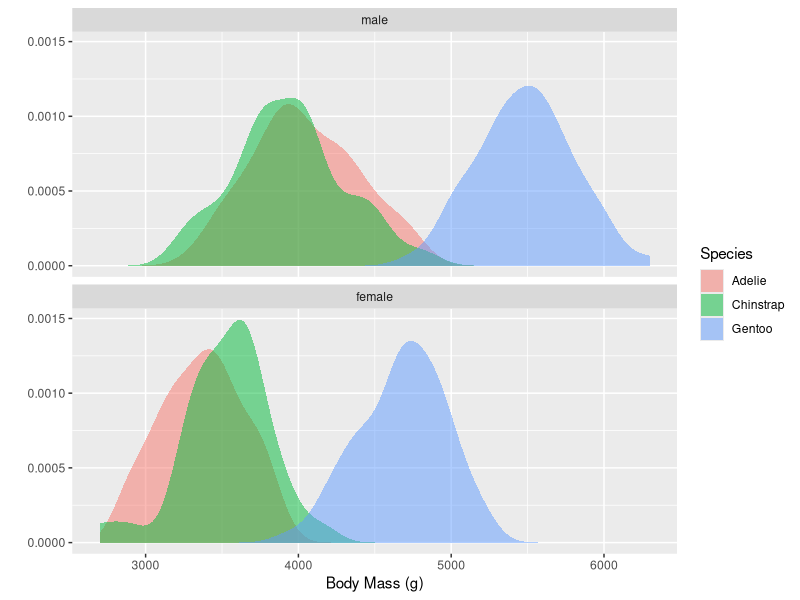
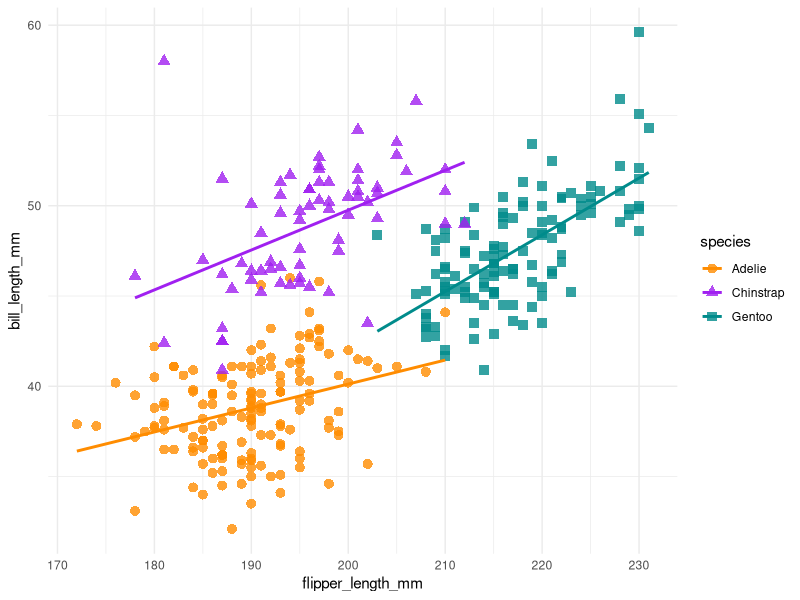

The R source for these figures, in order:
library(tidyverse)
library(palmerpenguins)

## Exercise 1

penguins |> 
  filter(!is.na(sex)) |>
  mutate(
    sex = factor(as.character(sex), levels = c("male", "female"))
  ) |>
  ggplot(
    aes(
      x = body_mass_g,
      fill = species
    )
  ) +
  geom_density(
    alpha = 0.5, color = NA
  ) +
  facet_wrap(
    ~ sex, ncol = 1
  ) +
  labs(
    x = "Body Mass (g)",
    y = "",
    fill = "Species"
  )

## Exercise 2

ggplot(
  penguins,
  aes(x = flipper_length_mm, y = bill_length_mm, color = species)
) +
  geom_point(
    aes(color = species, shape = species), size = 3, alpha = 0.8
  ) +
  scale_color_manual(values = c("darkorange", "purple", "cyan4")) +
  geom_smooth(
    method = "lm", se = FALSE
  ) +
  theme_minimal()

 

